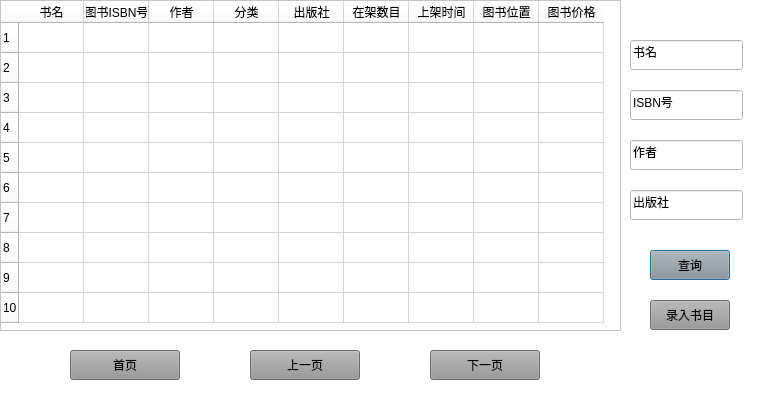
<?xml version="1.0" encoding="UTF-8"?>
<ui version="4.0">
 <class>booksManage</class>
 <widget class="QDialog" name="booksManage">
  <property name="geometry">
   <rect>
    <x>0</x>
    <y>0</y>
    <width>761</width>
    <height>411</height>
   </rect>
  </property>
  <property name="windowTitle">
   <string>图书管理</string>
  </property>
  <property name="windowOpacity">
   <double>1.000000000000000</double>
  </property>
  <property name="styleSheet">
   <string notr="true">*{background-color: rgb(255, 255, 255)}</string>
  </property>
  <widget class="QTableWidget" name="tableWidget">
   <property name="geometry">
    <rect>
     <x>0</x>
     <y>0</y>
     <width>621</width>
     <height>331</height>
    </rect>
   </property>
   <attribute name="horizontalHeaderDefaultSectionSize">
    <number>65</number>
   </attribute>
   <row>
    <property name="text">
     <string>1</string>
    </property>
   </row>
   <row>
    <property name="text">
     <string>2</string>
    </property>
   </row>
   <row>
    <property name="text">
     <string>3</string>
    </property>
   </row>
   <row>
    <property name="text">
     <string>4</string>
    </property>
   </row>
   <row>
    <property name="text">
     <string>5</string>
    </property>
   </row>
   <row>
    <property name="text">
     <string>6</string>
    </property>
   </row>
   <row>
    <property name="text">
     <string>7</string>
    </property>
   </row>
   <row>
    <property name="text">
     <string>8</string>
    </property>
   </row>
   <row>
    <property name="text">
     <string>9</string>
    </property>
   </row>
   <row>
    <property name="text">
     <string>10</string>
    </property>
   </row>
   <column>
    <property name="text">
     <string>书名</string>
    </property>
   </column>
   <column>
    <property name="text">
     <string>图书ISBN号</string>
    </property>
   </column>
   <column>
    <property name="text">
     <string>作者</string>
    </property>
   </column>
   <column>
    <property name="text">
     <string>分类</string>
    </property>
   </column>
   <column>
    <property name="text">
     <string>出版社</string>
    </property>
   </column>
   <column>
    <property name="text">
     <string>在架数目</string>
    </property>
   </column>
   <column>
    <property name="text">
     <string>上架时间</string>
    </property>
   </column>
   <column>
    <property name="text">
     <string>图书位置</string>
    </property>
   </column>
   <column>
    <property name="text">
     <string>图书价格</string>
    </property>
   </column>
  </widget>
  <widget class="QLineEdit" name="lineEdit">
   <property name="geometry">
    <rect>
     <x>630</x>
     <y>40</y>
     <width>113</width>
     <height>30</height>
    </rect>
   </property>
   <property name="text">
    <string>书名</string>
   </property>
  </widget>
  <widget class="QLineEdit" name="lineEdit_2">
   <property name="geometry">
    <rect>
     <x>630</x>
     <y>90</y>
     <width>113</width>
     <height>30</height>
    </rect>
   </property>
   <property name="text">
    <string>ISBN号</string>
   </property>
  </widget>
  <widget class="QLineEdit" name="lineEdit_3">
   <property name="geometry">
    <rect>
     <x>630</x>
     <y>140</y>
     <width>113</width>
     <height>30</height>
    </rect>
   </property>
   <property name="text">
    <string>作者</string>
   </property>
  </widget>
  <widget class="QLineEdit" name="lineEdit_4">
   <property name="geometry">
    <rect>
     <x>630</x>
     <y>190</y>
     <width>113</width>
     <height>30</height>
    </rect>
   </property>
   <property name="text">
    <string>出版社</string>
   </property>
  </widget>
  <widget class="QPushButton" name="pushButton">
   <property name="geometry">
    <rect>
     <x>650</x>
     <y>250</y>
     <width>80</width>
     <height>30</height>
    </rect>
   </property>
   <property name="styleSheet">
    <string notr="true">*{background-color: #969696}</string>
   </property>
   <property name="text">
    <string>查询</string>
   </property>
  </widget>
  <widget class="QPushButton" name="pushButton_3">
   <property name="geometry">
    <rect>
     <x>70</x>
     <y>350</y>
     <width>110</width>
     <height>30</height>
    </rect>
   </property>
   <property name="styleSheet">
    <string notr="true">*{background-color: #969696}</string>
   </property>
   <property name="text">
    <string>首页</string>
   </property>
  </widget>
  <widget class="QPushButton" name="pushButton_4">
   <property name="geometry">
    <rect>
     <x>250</x>
     <y>350</y>
     <width>110</width>
     <height>30</height>
    </rect>
   </property>
   <property name="styleSheet">
    <string notr="true">*{background-color: #969696}</string>
   </property>
   <property name="text">
    <string>上一页</string>
   </property>
  </widget>
  <widget class="QPushButton" name="pushButton_5">
   <property name="geometry">
    <rect>
     <x>430</x>
     <y>350</y>
     <width>110</width>
     <height>30</height>
    </rect>
   </property>
   <property name="styleSheet">
    <string notr="true">*{background-color: #969696}</string>
   </property>
   <property name="text">
    <string>下一页</string>
   </property>
  </widget>
  <widget class="QPushButton" name="pushButton_6">
   <property name="geometry">
    <rect>
     <x>650</x>
     <y>300</y>
     <width>80</width>
     <height>30</height>
    </rect>
   </property>
   <property name="styleSheet">
    <string notr="true">*{background-color: #969696}</string>
   </property>
   <property name="text">
    <string>录入书目</string>
   </property>
  </widget>
 </widget>
 <resources/>
 <connections>
  <connection>
   <sender>pushButton_3</sender>
   <signal>clicked()</signal>
   <receiver>booksManage</receiver>
   <slot>returnToFirstPage()</slot>
   <hints>
    <hint type="sourcelabel">
     <x>119</x>
     <y>377</y>
    </hint>
    <hint type="destinationlabel">
     <x>39</x>
     <y>346</y>
    </hint>
   </hints>
  </connection>
  <connection>
   <sender>pushButton_4</sender>
   <signal>clicked()</signal>
   <receiver>booksManage</receiver>
   <slot>nextPage()</slot>
   <hints>
    <hint type="sourcelabel">
     <x>297</x>
     <y>366</y>
    </hint>
    <hint type="destinationlabel">
     <x>372</x>
     <y>349</y>
    </hint>
   </hints>
  </connection>
  <connection>
   <sender>pushButton_5</sender>
   <signal>clicked()</signal>
   <receiver>booksManage</receiver>
   <slot>nextPage()</slot>
   <hints>
    <hint type="sourcelabel">
     <x>490</x>
     <y>380</y>
    </hint>
    <hint type="destinationlabel">
     <x>570</x>
     <y>344</y>
    </hint>
   </hints>
  </connection>
  <connection>
   <sender>pushButton</sender>
   <signal>clicked()</signal>
   <receiver>booksManage</receiver>
   <slot>bookSearch()</slot>
   <hints>
    <hint type="sourcelabel">
     <x>706</x>
     <y>262</y>
    </hint>
    <hint type="destinationlabel">
     <x>627</x>
     <y>256</y>
    </hint>
   </hints>
  </connection>
  <connection>
   <sender>pushButton_6</sender>
   <signal>clicked()</signal>
   <receiver>booksManage</receiver>
   <slot>insertBook()</slot>
   <hints>
    <hint type="sourcelabel">
     <x>707</x>
     <y>317</y>
    </hint>
    <hint type="destinationlabel">
     <x>725</x>
     <y>351</y>
    </hint>
   </hints>
  </connection>
 </connections>
 <slots>
  <slot>returnToFirstPage()</slot>
  <slot>nextPage()</slot>
  <slot>beforePage()</slot>
  <slot>bookSearch()</slot>
  <slot>insertBook()</slot>
 </slots>
</ui>
